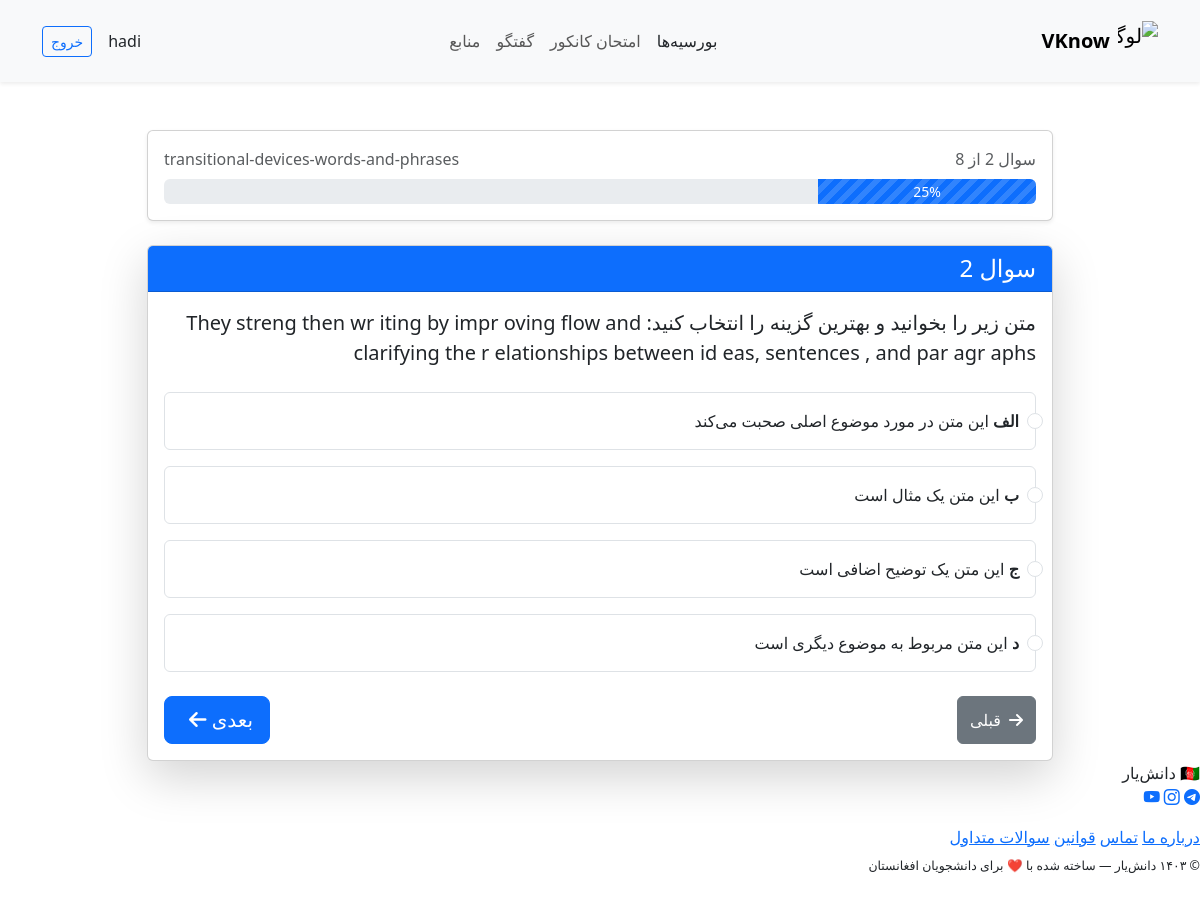
The page /upload/quiz/1/ (signed in) on the database its author committed.
### upload_book_app/models.py (models this page shows, shortened)
class QuizSession(models.Model):
    user = models.ForeignKey(User, on_delete=models.CASCADE, related_name='quiz_sessions')
    book = models.ForeignKey(Book, on_delete=models.CASCADE, related_name='quiz_sessions')
    started_at = models.DateTimeField(auto_now_add=True)
    completed_at = models.DateTimeField(null=True, blank=True)
    score = models.IntegerField(default=0)
    total_questions = models.IntegerField(default=0)

class Book(models.Model):
    title = models.CharField(max_length=255, blank=True)
    pdf_file = models.FileField(upload_to='books/')
    uploaded_by = models.ForeignKey(User, on_delete=models.CASCADE, related_name='uploaded_books')
    uploaded_at = models.DateTimeField(auto_now_add=True)
    extracted_text = models.TextField(blank=True)

class Question(models.Model):
    book = models.ForeignKey(Book, on_delete=models.CASCADE, related_name='questions')
    question_text = models.TextField()
    option_a = models.CharField(max_length=500)
    option_b = models.CharField(max_length=500)
    option_c = models.CharField(max_length=500)
    option_d = models.CharField(max_length=500)
    correct_answer = models.CharField(max_length=1, choices=[('A', 'A'), ('B', 'B'), ('C', 'C'), ('D', 'D')])
    created_at = models.DateTimeField(auto_now_add=True)

### upload_book_app/views.py (the view)
# urls.py: path("quiz/<int:session_id>/", views.take_quiz, name="take_quiz"),
@login_required
def take_quiz(request, session_id):
    quiz_session = get_object_or_404(QuizSession, id=session_id, user=request.user)
    if quiz_session.completed_at:
        messages.info(request, 'این آزمون قبلاً تکمیل شده است.')
        return redirect('upload_book_app:quiz_results', session_id=quiz_session.id)
    questions = Question.objects.filter(book=quiz_session.book).order_by('id')
    answered_question_ids = Answer.objects.filter(quiz_session=quiz_session).values_list('question_id', flat=True)
    current_question = None
    for question in questions:
        if question.id not in answered_question_ids:
            current_question = question
            break
    if not current_question:
        return redirect('upload_book_app:submit_quiz', session_id=quiz_session.id)
    question_number = len(answered_question_ids) + 1
    progress_percent = int((question_number / quiz_session.total_questions) * 100) if quiz_session.total_questions > 0 else 0
    context = {
        'quiz_session': quiz_session,
        'question': current_question,
        'question_number': question_number,
        'total_questions': quiz_session.total_questions,
        'progress_percent': progress_percent,
    }
    return render(request, 'upload_book_app/pages/quiz.html', context)

### upload_book_app/templates/upload_book_app/pages/quiz.html (shortened to what this page needs)
{% include "includes/header.html" %}
<div class="container">
    {% block content %}
    <div class="container mt-5">
        <div class="row justify-content-center">
            <div class="col-md-10">
                <div class="card mb-4 shadow-sm">
                    <div class="card-body">
                        <div class="d-flex justify-content-between align-items-center mb-2">
                            <span class="text-muted">سوال {{ question_number }} از {{ total_questions }}</span>
                            <span class="text-muted">{{ quiz_session.book.title }}</span>
                        </div>
                        <div class="progress" style="height: 25px;">
                            <div class="progress-bar progress-bar-striped progress-bar-animated"
                                 role="progressbar"
                                 data-progress="{{ progress_percent }}"
                                 aria-valuenow="{{ question_number }}"
                                 aria-valuemin="0"
                                 aria-valuemax="{{ total_questions }}">
                                {{ progress_percent }}%
                            </div>
                        </div>
                    </div>
                </div>
                <div class="card shadow-lg">
                    <div class="card-header bg-primary text-white">
                        <h4 class="mb-0">سوال {{ question_number }}</h4>
                    </div>
                    <div class="card-body">
                        <form id="quiz-form" data-question-id="{{ question.id }}" data-session-id="{{ quiz_session.id }}">
                            <div class="question-text mb-4">
                                <p class="lead">{{ question.question_text }}</p>
                            </div>
                            <div class="options">
                                <div class="form-check mb-3 p-3 border rounded option-item" data-option="A">
                                    <input class="form-check-input" type="radio" name="answer" id="optionA" value="A" required>
                                    <label class="form-check-label w-100" for="optionA">
                                        <strong>الف</strong> {{ question.option_a }}
                                    </label>
                                </div>
                                <div class="form-check mb-3 p-3 border rounded option-item" data-option="B">
                                    <input class="form-check-input" type="radio" name="answer" id="optionB" value="B" required>
                                    <label class="form-check-label w-100" for="optionB">
                                        <strong>ب</strong> {{ question.option_b }}
                                    </label>
                                </div>
                                <div class="form-check mb-3 p-3 border rounded option-item" data-option="C">
                                    <input class="form-check-input" type="radio" name="answer" id="optionC" value="C" required>
                                    <label class="form-check-label w-100" for="optionC">
                                        <strong>ج</strong> {{ question.option_c }}
                                    </label>
                                </div>
                                <div class="form-check mb-3 p-3 border rounded option-item" data-option="D">
                                    <input class="form-check-input" type="radio" name="answer" id="optionD" value="D" required>
                                    <label class="form-check-label w-100" for="optionD">
                                        <strong>د</strong> {{ question.option_d }}
                                    </label>
                                </div>
                            </div>
                            <div class="d-flex justify-content-between mt-4">
                                {% if question_number > 1 %}
                                <button type="button" class="btn btn-secondary" onclick="history.back()">
                                    <i class="fas fa-arrow-right me-2"></i>قبلی
                                </button>
                                {% else %}
                                <div></div>
                                {% endif %}
                                {% if question_number == total_questions %}
                                <button type="submit" class="btn btn-success btn-lg" id="submit-btn">
                                    <i class="fas fa-check me-2"></i>اتمام آزمون
                                </button>
                                {% else %}
                                <button type="submit" class="btn btn-primary btn-lg" id="next-btn">
                                    بعدی <i class="fas fa-arrow-left me-2"></i>
                                </button>
                                {% endif %}
                            </div>
                        </form>
                    </div>
                </div>
            </div>
        </div>
    </div>
    {% endblock content %}
</div>
{% include 'includes/footer.html' %}

### templates/includes/header.html (shortened to what this page needs)
{% include 'includes/base.html' %} {% load static %} {% block content %}
<nav
  class="navbar navbar-expand-lg navbar-light bg-light shadow-sm sticky-top d-none d-lg-flex"
>
  <div class="container py-2">
    <a class="navbar-brand d-flex align-items-center" href="">
      <img
        src="{% static 'images/logo.png' %}"
        alt="لوگو"
        width="40"
        height="40"
        class="me-2 img-fluid"
      />
      <span class="fw-bold">VKnow</span>
    </a>
    <ul class="navbar-nav mx-auto">
      <li class="nav-item">
        <a
          class="nav-link {% if request.resolver_match.url_name == 'scholarships_page' %}text-primary fw-semibold{% else %}text-dark{% endif %}"
          href="{% url 'scholarship_app:scholarships'%}">
          بورسیه‌ها
        </a>
      </li>
      <li class="nav-item">
        <a class="nav-link" href="{% url 'kankoor_app:kankoor_home'%}">امتحان کانکور</a>
      </li>
      <li class="nav-item">
        <a class="nav-link" href="{% url 'discussion_app:list'%}">گفتگو</a>
      </li>
      <li class="nav-item">
        <a class="nav-link" href="{% url 'resources_app:resources'%}">منابع</a>
      </li>
    </ul>
    <div class="d-flex align-items-center">
      {% if user.is_authenticated %}
      <a href="{% url 'account_app:dashboard' %}"" class="nav-link me-3">
        {{ request.user.username }}
      </a>
      <a href="{% url 'account_app:logout_user' %}" class="btn btn-outline-primary btn-sm">خروج</a>
      {% endif %}
    </div>
  </div>
</nav>
{% endblock content %}

### static/styles.css (style rules this page uses)
body { padding-bottom: 70px; }

### upload_book_app/templates/upload_book_app/pages/quiz.html (style rules this page uses)
.option-item { cursor: pointer; transition: all 0.3s; }
.progress-bar { font-size: 14px; line-height: 25px; }

### rows shown on the page
QuizSession: book "transitional-devices-words-and-phrases"
Question: question_text "متن زیر را بخوانید و بهترین گزینه را انتخاب کنید: They streng then wr iting by impr oving flow and clarifying the r elationships between id eas, sentences , and par agr aphs", option_a "این متن در مورد موضوع اصلی صحبت می‌کند", option_b "این متن یک مثال است", option_c "این متن یک توضیح اضافی است", option_d "این متن مربوط به موضوع دیگری است"

### other values the page prints
{{ request.user.username }} "hadi"
{{ total_questions }} "8"
{{ progress_percent }} "25"
{{ question_number }} "2"
